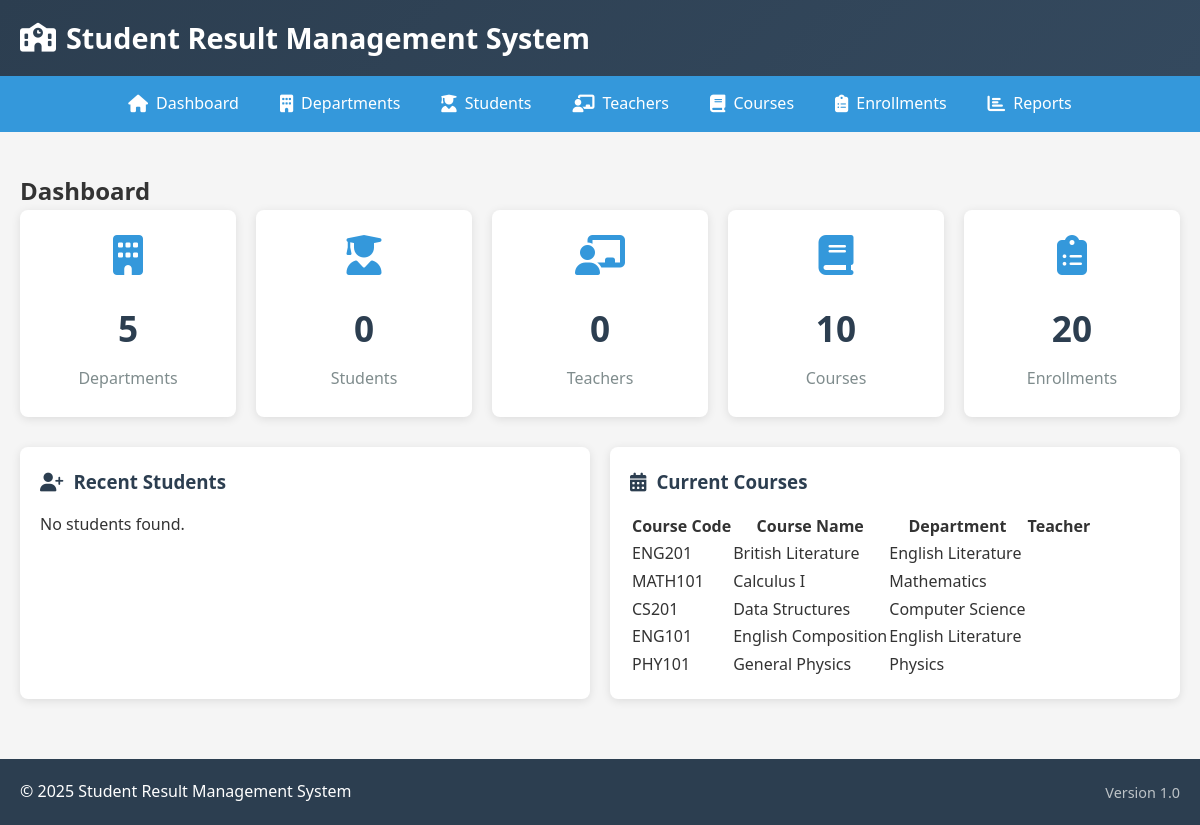
Page /school_dashboard.php on the committed database.
### tables this page shows
CREATE TABLE courses (
    course_id INT PRIMARY KEY AUTO_INCREMENT,
    course_code VARCHAR(20) UNIQUE NOT NULL,
    course_name VARCHAR(100) NOT NULL,
    credits INT NOT NULL,
    description TEXT,
    department_id INT,
    teacher_id INT,
    created_at TIMESTAMP DEFAULT CURRENT_TIMESTAMP,
    FOREIGN KEY (department_id) REFERENCES departments(department_id) ON DELETE SET NULL,
    FOREIGN KEY (teacher_id) REFERENCES teachers(teacher_id) ON DELETE SET NULL
);

CREATE TABLE departments (
    department_id INT PRIMARY KEY AUTO_INCREMENT,
    department_name VARCHAR(100) NOT NULL,
    department_code VARCHAR(10) UNIQUE NOT NULL,
    head_of_department VARCHAR(100),
    created_at TIMESTAMP DEFAULT CURRENT_TIMESTAMP
);

### school_dashboard.php (the view, shortened to what this page needs)
<?php
include 'school_db_connect.php';
include 'school_header.php';
$departments_count = $conn->query("SELECT COUNT(*) FROM departments")->fetch_row()[0];
$students_count = $conn->query("SELECT COUNT(*) FROM students")->fetch_row()[0];
$teachers_count = $conn->query("SELECT COUNT(*) FROM teachers")->fetch_row()[0];
$courses_count = $conn->query("SELECT COUNT(*) FROM courses")->fetch_row()[0];
$enrollments_count = $conn->query("SELECT COUNT(*) FROM student_enrollments")->fetch_row()[0];
?>
<h2>Dashboard</h2>
<div class="stats">
    <div class="stat-card">
        <i class="fas fa-building"></i>
        <h3><?php echo $departments_count; ?></h3>
        <p>Departments</p>
    </div>
    <div class="stat-card">
        <i class="fas fa-user-graduate"></i>
        <h3><?php echo $students_count; ?></h3>
        <p>Students</p>
    </div>
    <div class="stat-card">
        <i class="fas fa-chalkboard-teacher"></i>
        <h3><?php echo $teachers_count; ?></h3>
        <p>Teachers</p>
    </div>
    <div class="stat-card">
        <i class="fas fa-book"></i>
        <h3><?php echo $courses_count; ?></h3>
        <p>Courses</p>
    </div>
    <div class="stat-card">
        <i class="fas fa-clipboard-list"></i>
        <h3><?php echo $enrollments_count; ?></h3>
        <p>Enrollments</p>
    </div>
</div>
<div class="dashboard-sections">
    <div class="section">
        <h3><i class="fas fa-user-plus"></i> Recent Students</h3>
        <?php
        $recent_students = $conn->query("SELECT s.*, d.department_name
                                        FROM students s
                                        LEFT JOIN departments d ON s.department_id = d.department_id
                                        ORDER BY s.enrollment_date DESC LIMIT 5");
        if ($recent_students->num_rows > 0) {
            echo '<table>';
            echo '<tr><th>Name</th><th>Email</th><th>Department</th><th>Enrollment Date</th></tr>';
            while($row = $recent_students->fetch_assoc()) {
                echo '<tr>';
                echo '<td>' . $row['first_name'] . ' ' . $row['last_name'] . '</td>';
                echo '<td>' . $row['email'] . '</td>';
                echo '<td>' . ($row['department_name'] ?: 'N/A') . '</td>';
                echo '<td>' . $row['enrollment_date'] . '</td>';
                echo '</tr>';
            }
            echo '</table>';
        } else {
            echo '<p>No students found.</p>';
        }
        ?>
    </div>
    <div class="section">
        <h3><i class="fas fa-calendar-alt"></i> Current Courses</h3>
        <?php
        $courses = $conn->query("SELECT c.*, d.department_name, t.first_name, t.last_name
                                FROM courses c
                                LEFT JOIN departments d ON c.department_id = d.department_id
                                LEFT JOIN teachers t ON c.teacher_id = t.teacher_id
                                ORDER BY c.course_name LIMIT 5");
        if ($courses->num_rows > 0) {
            echo '<table>';
            echo '<tr><th>Course Code</th><th>Course Name</th><th>Department</th><th>Teacher</th></tr>';
            while($row = $courses->fetch_assoc()) {
                echo '<tr>';
                echo '<td>' . $row['course_code'] . '</td>';
                echo '<td>' . $row['course_name'] . '</td>';
                echo '<td>' . ($row['department_name'] ?: 'N/A') . '</td>';
                echo '<td>' . $row['first_name'] . ' ' . $row['last_name'] . '</td>';
                echo '</tr>';
            }
            echo '</table>';
        } else {
            echo '<p>No courses found.</p>';
        }
        ?>
    </div>
</div>
<?php include 'school_footer.php'; ?>

### css_school_style.css (style rules this page uses)
* { margin: 0; padding: 0; box-sizing: border-box; }
body { font-family: 'Segoe UI', Tahoma, Geneva, Verdana, sans-serif; background-color: #f5f5f5; color: #333; line-height: 1.6; }
.stats { display: grid; grid-template-columns: repeat(auto-fit, minmax(200px, 1fr)); gap: 20px; margin-bottom: 30px; }
.stat-card { background: white; border-radius: 8px; padding: 25px; text-align: center; box-shadow: 0 2px 10px rgba(0,0,0,0.1); transition: transform 0.3s; }
.stat-card i { font-size: 2.5rem; color: #3498db; margin-bottom: 15px; }
.stat-card h3 { font-size: 2.2rem; color: #2c3e50; margin: 10px 0; }
.stat-card p { color: #7f8c8d; font-weight: 500; }
.dashboard-sections { display: grid; grid-template-columns: repeat(auto-fit, minmax(500px, 1fr)); gap: 20px; margin-top: 30px; }
.section { background-color: white; border-radius: 8px; padding: 20px; box-shadow: 0 2px 10px rgba(0,0,0,0.1); }
.section h3 { margin-bottom: 15px; color: #2c3e50; display: flex; align-items: center; gap: 10px; }

### rows in the picture
courses: course_code "ENG201", course_name "British Literature", department.department_name "English Literature"
courses: course_code "MATH101", course_name "Calculus I", department.department_name "Mathematics"
courses: course_code "CS201", course_name "Data Structures", department.department_name "Computer Science"
courses: course_code "ENG101", course_name "English Composition", department.department_name "English Literature"
courses: course_code "PHY101", course_name "General Physics", department.department_name "Physics"

### other values in the picture
$departments_count "5"
$students_count "0"
$teachers_count "0"
$courses_count "10"
$enrollments_count "20"
